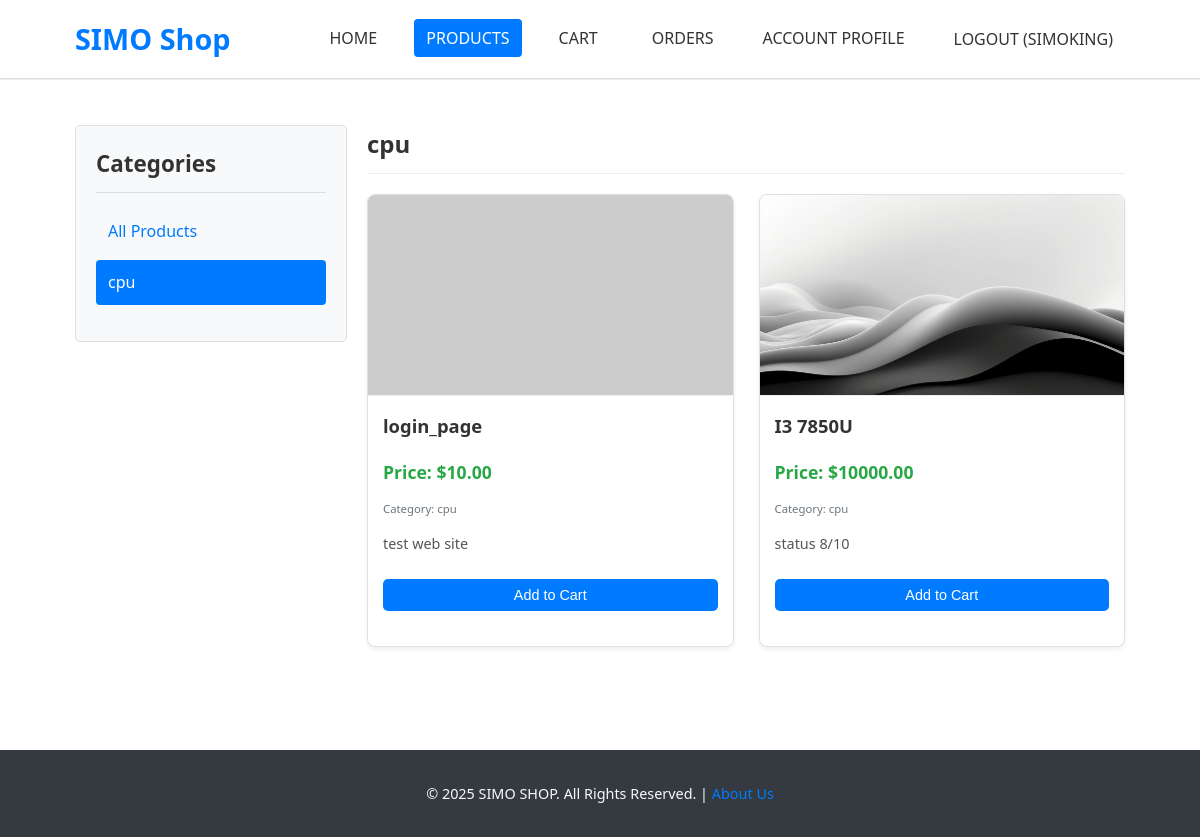
Screenshot of /shop/category/cpu/ (signed in) with the database file from the repository.
### shop/models.py (models this page shows, shortened)
class Category(models.Model):
    name = models.CharField(max_length=200, db_index=True)
    slug = models.SlugField(max_length=200, unique=True, help_text="Unique URL-friendly identifier for the category.")
    class Meta:
        ordering = ('name',)
        verbose_name = 'category'
        verbose_name_plural = 'categories'

class Product(models.Model):
    seller = models.ForeignKey(
        User,
        on_delete=models.CASCADE,
        related_name='products_for_sale',
        help_text="The user selling this product.",
        null=True,  # Allows existing rows to have no seller initially
        blank=True  # Allows form submission without it if handled in view, though our ProductForm doesn't include it
    )
    category = models.ForeignKey(Category, related_name='products', on_delete=models.SET_NULL, null=True, blank=True)
    name = models.CharField(max_length=200)
    slug = models.SlugField(max_length=200,
                            help_text="Unique URL-friendly identifier for the product. Will be auto-generated if left blank by seller.")
    description = models.TextField(blank=True)
    price = models.DecimalField(max_digits=10, decimal_places=2)
    image = models.ImageField(upload_to='products/%Y/%m/%d/', blank=True, null=True,
                              help_text="Upload a product image.")
    stock = models.PositiveIntegerField(default=0, help_text="Available stock quantity.")
    available = models.BooleanField(default=True, help_text="Is the product available for purchase?")
    created_at = models.DateTimeField(auto_now_add=True)
    updated_at = models.DateTimeField(auto_now=True)
    class Meta:
        ordering = ('-created_at',)
        indexes = [
            models.Index(fields=['id', 'slug']),
            models.Index(fields=['seller']),
        ]

### shop/views.py (the view)
# urls.py: path('', views.product_list, name='product_list_all'),
def product_list(request, category_slug=None):
    category = None
    categories = Category.objects.all()
    products = Product.objects.filter(available=True).select_related('seller', 'category')
    if category_slug:
        category = get_object_or_404(Category, slug=category_slug)
        products = products.filter(category=category)
    context = {
        'category': category,
        'categories': categories,
        'products': products,
        'cart_item_count': get_cart_item_count(request)
    }
    return render(request, 'shop/product/list.html', context)

### shop/models.py (called while the page is built)
    @property
    def get_cart_items(self):
        orderitems = self.items.all()
        total = sum([item.quantity for item in orderitems])
        return total

### shop/templatetags/shop_tags.py (called while the page is built)
@register.filter(name='is_seller')
def is_seller(user):
    if user and user.is_authenticated:
        try:
            customer_profile = getattr(user, 'customer_profile', None)
            if customer_profile:
                return customer_profile.is_seller
        except Customer.DoesNotExist: # Should not happen if using OneToOneField correctly with get_or_create
            return False
        except AttributeError: # Handles cases where customer_profile might not be directly on user
            try:
                customer = Customer.objects.get(user=user)
                return customer.is_seller
            except Customer.DoesNotExist:
                return False # No customer profile means not a seller
    return False

@register.simple_tag(takes_context=True)
def get_cart_item_count_tag(context):
    request = context.get('request')
    if request:
        from shop.views import _get_or_create_cart # Import locally to avoid circular dependency issues
        order = _get_or_create_cart(request)
        return order.get_cart_items if order else 0
    return 0

### shop/views.py (called while the page is built, shortened)
def _get_or_create_cart(request):
    customer = None
    order = None
    if request.user.is_authenticated:
        try:
            customer, created = Customer.objects.get_or_create(
                user=request.user,
                defaults={
                    'name': request.user.get_full_name() or request.user.username,
                    'email': request.user.email
                }
            )
            order, created = Order.objects.get_or_create(customer=customer, complete=False)
        except AttributeError:
            pass
    return order

def get_cart_item_count(request):
    order = _get_or_create_cart(request)
    return order.get_cart_items if order else 0

### shop/templates/shop/product/list.html (shortened to what this page needs)
{% extends "shop/base.html" %}
{% load static %}
{% block content %}
<div class="product-list-page">
    <aside id="sidebar">
        <h2>Categories</h2>
        <ul>
            <li {% if not category %}class="active"{% endif %}>
                <a href="{% url 'shop:product_list_all' %}">All Products</a>
            </li>
            {% for cat in categories %}
                <li {% if category.slug == cat.slug %}class="active"{% endif %}>
                    <a href="{% url 'shop:product_list_by_category' cat.slug %}">{{ cat.name }}</a>
                </li>
            {% endfor %}
        </ul>
    </aside>
    <section id="main-product-content">
        <h1>{% if category %}{{ category.name }}{% else %}All Products{% endif %}</h1>
        <div id="product-grid">
            {% if products %}
                {% for product in products %}
                    <div class="product-card">
                        <a href="{% url 'shop:product_detail' product.id product.slug %}" class="product-card-link">
                            {% if product.image %}
                                <img src="{{ product.image.url }}" alt="{{ product.name }}" class="product-image">
                            {% else %}
                                <img src="https://placehold.co/300x300/EFEFEF/AAAAAA?text=No+Image" alt="{{ product.name }}" class="product-image">
                            {% endif %}
                            <div class="product-info">
                                <h3>{{ product.name }}</h3>
                                <p class="product-price"><strong>Price:</strong> ${{ product.price|floatformat:2 }}</p>
                                {% if product.category %}
                                    <p class="product-category-name"><small>Category: {{ product.category.name }}</small></p>
                                {% endif %}
                                <p class="product-description-short">{{ product.description|truncatewords:15 }}</p>
                            </div>
                        </a>
                        <form method="POST" action="{% url 'shop:add_to_cart' product.id %}" class="add-to-cart-form-list">
                            <button type="submit" class="button button-small add-to-cart-button-list">Add to Cart</button>
                        </form>
                    </div>
                {% endfor %}
            {% else %}
                <p>No products found in this category.</p>
            {% endif %}
        </div>
    </section>
</div>
{% endblock content %}

### shop/templates/shop/base.html (shortened to what this page needs)
{% load static %}
{% load shop_tags %}
<html lang="en">
<head>
</head>
<body>
    <header>
        <div class="container">
            <div id="branding">
                <a href="{% url 'home_dashboard' %}">SIMO Shop</a>
            </div>
            <nav>
                <ul>
                    {% get_cart_item_count_tag as current_cart_items %}
                    {% if not user.is_authenticated %}
                        <li><a href="{% url 'shop:product_list_all' %}" class="{% if request.resolver_match.url_name == 'product_list_all' or request.resolver_match.url_name == 'product_list_by_category' %}active{% endif %}">Products</a></li>
                        <li class="cart-info">
                             <a href="{% url 'shop:cart_detail' %}" class="{% if request.resolver_match.url_name == 'cart_detail' %}active{% endif %}">
                                <span class="cart-text">Cart</span>
                                {% if current_cart_items > 0 %}
                                    <span class="cart-badge">{{ current_cart_items }}</span>
                                {% endif %}
                            </a>
                        </li>
                        <li><a href="{% url 'shop:login' %}" class="{% if request.resolver_match.url_name == 'login' %}active{% endif %}">Login</a></li>
                        <li><a href="{% url 'shop:customer_register' %}" class="{% if request.resolver_match.url_name == 'customer_register' %}active{% endif %}">Register</a></li>
                    {% else %}
                        <li><a href="{% url 'home_dashboard' %}"
                               class="{% if request.resolver_match.url_name == 'home_dashboard' %}active{% endif %}">
                               Home
                            </a>
                        </li>
                        <li><a href="{% url 'shop:product_list_all' %}" class="{% if request.resolver_match.url_name == 'product_list_all' or request.resolver_match.url_name == 'product_list_by_category' %}active{% endif %}">Products</a></li>
                         <li class="cart-info">
                             <a href="{% url 'shop:cart_detail' %}" class="{% if request.resolver_match.url_name == 'cart_detail' %}active{% endif %}">
                                <span class="cart-text">Cart</span>
                            </a>
                        </li>
                        <li><a href="{% url 'shop:order_history' %}" class="{% if request.resolver_match.url_name == 'order_history' %}active{% endif %}">Orders</a></li>
                        <li><a href="{% url 'shop:customer_profile' %}" class="{% if request.resolver_match.url_name == 'customer_profile' %}active{% endif %}">Account Profile</a></li>
                        <li>
                            <form id="logout-form" method="POST" action="{% url 'shop:logout' %}" style="display: inline;">
                                <button type="submit" class="link-style-button">Logout ({{ user.username|truncatechars:15 }})</button>
                            </form>
                        </li>
                    {% endif %}
                </ul>
            </nav>
        </div>
    </header>
    <div class="main-content">
        <div class="container">
            {% block content %}{% endblock content %}
        </div>
    </div>
    <footer>
        <p>&copy; {% now "Y" %} SIMO SHOP. All Rights Reserved. | <a href="{% url 'shop:about_page' %}">About Us</a></p>
    </footer>
</body>
</html>

### shop/templates/shop/base.html (style rules this page uses)
body, html { margin: 0; padding: 0; font-family: 'Segoe UI', Tahoma, Geneva, Verdana, sans-serif; line-height: 1.6; background-color: #f4f7f6; color: #333; font-size: 16px; }
.container { width: 90%; max-width: 1200px; margin: 0 auto; padding: 0 15px; box-sizing: border-box; }
header { background: #ffffff; color: #333; padding: 1rem 0; border-bottom: 1px solid #e0e0e0; box-shadow: 0 2px 4px rgba(0,0,0,0.05); }
header a { color: #333; text-decoration: none; font-weight: 500; }
header .container { display: flex; justify-content: space-between; align-items: center; }
header #branding a { font-size: 1.8em; font-weight: 700; color: #007bff; }
header nav ul { padding: 0; list-style: none; margin: 0; display: flex; align-items: center; }
header nav ul li { margin-left: 25px; }
header nav ul li a, header nav ul li button.link-style-button { padding: 8px 12px; border-radius: 4px; transition: background-color 0.2s ease-in-out, color 0.2s ease-in-out; background: none; border: none; color: #333; cursor: pointer; font-family: inherit; font-size: inherit; font-weight: 500; text-transform: uppercase; }
header nav ul li a:hover, header nav ul li a.active { background-color: #007bff; color: #fff; }
.cart-info a { position: relative; display: flex; align-items: center; }
.cart-info a .cart-text { margin-right: 5px; }
.main-content { padding: 25px 0; min-height: calc(100vh - 100px - 80px); background-color: #ffffff; margin-top: 1px; }
.main-content .container { background-color: #ffffff; padding-top: 20px; padding-bottom: 20px; border-radius: 5px; }
footer { background: #343a40; color: #f8f9fa; text-align: center; padding: 2rem 0; margin-top: auto; font-size: 0.9em; }
footer p { margin: 0; }
footer a { color: #007bff; text-decoration: none; }
.button, button, input[type="submit"] { display: inline-block; background-color: #007bff; color: white; padding: 10px 20px; text-decoration: none; border: none; border-radius: 5px; cursor: pointer; font-size: 1em; transition: background-color 0.2s ease-in-out; }
.button-small { padding: 6px 12px; font-size: 0.9em; }
form { margin-bottom: 20px; }

### shop/templates/shop/product/list.html (style rules this page uses)
.product-list-page { display: flex; gap: 20px; }
#sidebar { flex: 0 0 230px; padding: 20px; background-color: #f8f9fa; border-radius: 5px; height: fit-content; border: 1px solid #e0e0e0; }
#sidebar h2 { margin-top: 0; margin-bottom: 15px; font-size: 1.4em; color: #333; border-bottom: 1px solid #ddd; padding-bottom: 10px; }
#sidebar ul { list-style-type: none; padding: 0; }
#sidebar ul li a { text-decoration: none; color: #007bff; display: block; padding: 10px 12px; border-radius: 4px; margin-bottom: 5px; transition: background-color 0.2s ease, color 0.2s ease; }
#sidebar ul li a:hover, #sidebar ul li.active a { background-color: #007bff; color: #fff; }
#main-product-content { flex: 1; }
#main-product-content h1 { margin-top: 0; margin-bottom: 20px; border-bottom: 1px solid #eee; padding-bottom: 10px; }
#product-grid { display: grid; grid-template-columns: repeat(auto-fit, minmax(250px, 1fr)); gap: 25px; }
.product-card { background-color: #fff; border: 1px solid #e0e0e0; border-radius: 8px; overflow: hidden; box-shadow: 0 2px 5px rgba(0,0,0,0.07); display: flex; flex-direction: column; transition: box-shadow 0.3s ease; }
.product-card-link { text-decoration: none; color: inherit; display: block; flex-grow: 1; }
.product-image { width: 100%; height: 200px; object-fit: cover; border-bottom: 1px solid #eee; }
.product-info { padding: 15px; }
.product-info h3 { margin-top: 0; margin-bottom: 8px; font-size: 1.15em; color: #333; }
.product-price { font-size: 1.1em; font-weight: bold; color: #28a745; margin-bottom: 8px; }
.product-category-name { font-size: 0.85em; color: #6c757d; margin-bottom: 8px; }
.product-description-short { font-size: 0.9em; color: #555; line-height: 1.5; margin-bottom: 10px; }
.add-to-cart-form-list { padding: 0 15px 15px 15px; margin-top: auto; }
.button.button-small.add-to-cart-button-list { width: 100%; padding: 8px 10px; font-size: 0.9em; }

### rows the page displays
Category: name "cpu"
Product: name "login_page", price "10.00", category.name "cpu", description "test web site"
Product: image (picture), name "I3 7850U", price "10000.00", category.name "cpu", description "status 8/10"

### other values shown
{{ user.username|truncatechars:15 }} "SIMOKING"
